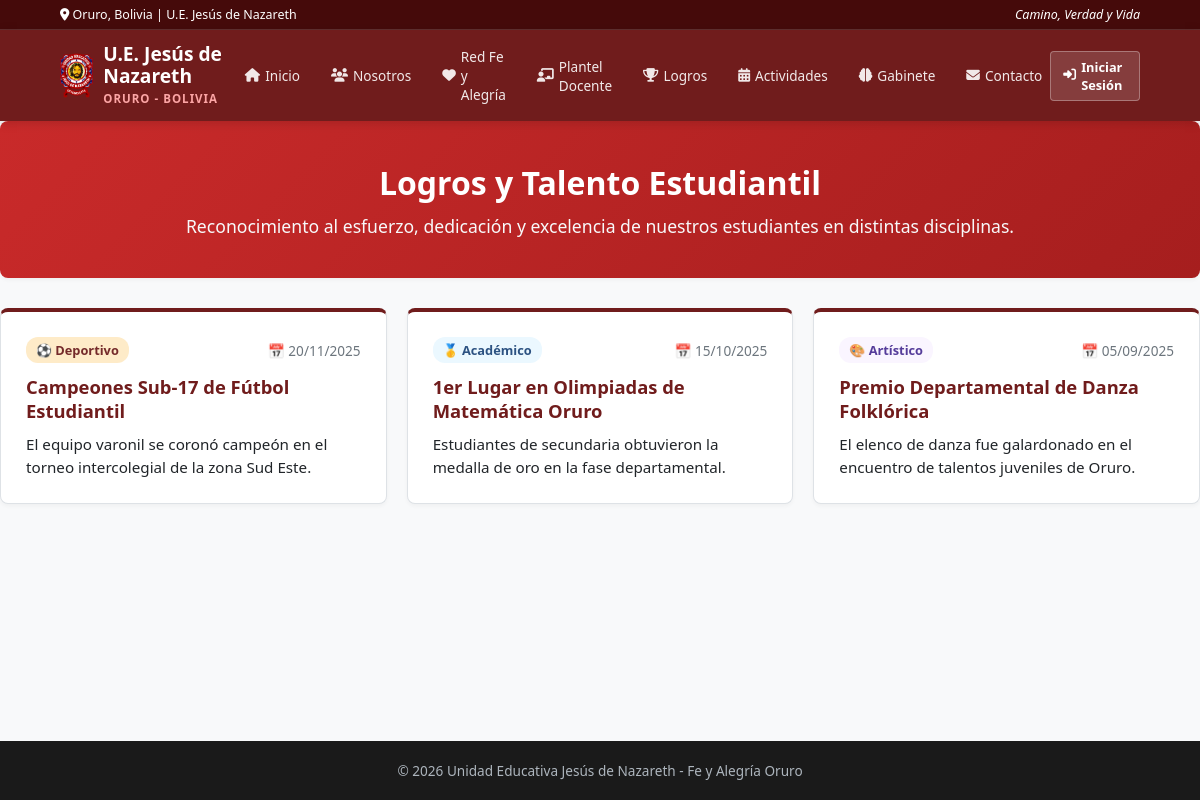
Page /public/logros.php on the committed database.
### tables this page shows
CREATE TABLE IF NOT EXISTS logros (
    id_logro INT AUTO_INCREMENT PRIMARY KEY,
    titulo VARCHAR(150) NOT NULL,
    descripcion TEXT NOT NULL,
    categoria ENUM('Deportivo', 'Académico', 'Artístico') NOT NULL,
    fecha DATE NOT NULL,
    destacado TINYINT(1) DEFAULT 1
);

### public/logros.php (the view)
<?php
$ruta_base = "../";
require_once "../includes/conexion.php";
require_once "../includes/header.php";
$sql_logros = "SELECT * FROM logros ORDER BY fecha DESC";
$res_logros = mysqli_query($conexion, $sql_logros);
?>
<div class="card hero-section" style="text-align: center; margin-bottom: 30px;">
    <h1>Logros y Talento Estudiantil</h1>
    <p>Reconocimiento al esfuerzo, dedicación y excelencia de nuestros estudiantes en distintas disciplinas.</p>
</div>
<div style="display: grid; grid-template-columns: repeat(auto-fill, minmax(300px, 1fr)); gap: 20px; margin-bottom: 30px;">
    <?php if ($res_logros && mysqli_num_rows($res_logros) > 0): ?>
        <?php while ($logro = mysqli_fetch_assoc($res_logros)): ?>
            <?php
                $badge_bg = '#edf2f7';
                $badge_color = 'var(--text-main)';
                $icono = '🏆';
                if ($logro['categoria'] === 'Deportivo') {
                    $badge_bg = '#feebc8';
                    $badge_color = '#742a2a';
                    $icono = '⚽';
                } elseif ($logro['categoria'] === 'Académico') {
                    $badge_bg = '#ebf8ff';
                    $badge_color = '#2c5282';
                    $icono = '🥇';
                } elseif ($logro['categoria'] === 'Artístico') {
                    $badge_bg = '#faf5ff';
                    $badge_color = '#553c9a';
                    $icono = '🎨';
                }
            ?>
            <div class="card" style="display: flex; flex-direction: column; justify-content: space-between; border-top: 4px solid var(--primary);">
                <div>
                    <div style="display: flex; justify-content: space-between; align-items: center; margin-bottom: 12px;">
                        <span style="background-color: <?php echo $badge_bg; ?>; color: <?php echo $badge_color; ?>; padding: 4px 10px; border-radius: 12px; font-size: 0.8rem; font-weight: 600;">
                            <?php echo $icono . ' ' . $logro['categoria']; ?>
                        </span>
                        <span style="font-size: 0.85rem; color: var(--text-muted);">
                            📅 <?php echo date("d/m/Y", strtotime($logro['fecha'])); ?>
                        </span>
                    </div>
                    <h3 style="color: var(--primary); font-size: 1.15rem; margin-bottom: 10px; line-height: 1.3;">
                        <?php echo $logro['titulo']; ?>
                    </h3>
                    <p style="color: var(--text-main); font-size: 0.95rem; line-height: 1.5;">
                        <?php echo $logro['descripcion']; ?>
                    </p>
                </div>
            </div>
        <?php endwhile; ?>
    <?php else: ?>
        <div class="card" style="grid-column: 1 / -1; text-align: center; color: var(--text-muted);">
            <p>No hay logros registrados en este momento.</p>
        </div>
    <?php endif; ?>
</div>
<?php require_once "../includes/footer.php"; ?>

### includes/header.php (shortened to what this page needs)
<!DOCTYPE html>
<html lang="es">
<head>
    <link rel="stylesheet" href="https://cdnjs.cloudflare.com/ajax/libs/font-awesome/6.4.0/css/all.min.css">
    <link rel="stylesheet" href="<?php echo $ruta_base; ?>assets/css/styles.css">
</head>
<body>
<div class="top-bar">
    <span><i class="fa-solid fa-location-dot"></i> Oruro, Bolivia | U.E. Jesús de Nazareth</span>
    <span>
        <?php
        if (isset($_SESSION['nombre_completo'])) {
            echo "Bienvenido(a), <strong>" . htmlspecialchars($_SESSION['nombre_completo']) . "</strong>";
        } elseif (isset($_SESSION['nombre'])) {
            echo "Bienvenido(a), <strong>" . htmlspecialchars($_SESSION['nombre']) . "</strong>";
        } else {
            echo "<i>Camino, Verdad y Vida</i>";
        }
        ?>
    </span>
</div>
<nav class="main-nav">
<a href="<?php echo $ruta_base; ?>index.php" class="logo-container" style="display: flex; align-items: center; gap: 12px; text-decoration: none;">
    <img src="<?php echo $ruta_base; ?>assets/img/image.png"
         alt="Escudo U.E. Jesús de Nazareth"
         style="height: 45px; width: auto; object-fit: contain;"
         onerror="this.style.display='none'">
    <div class="logo-text">
        <span style="font-weight: 800; font-size: 1.2rem; color: #ffffff; display: block; line-height: 1.1;">
            U.E. Jesús de Nazareth
        </span>
        <small style="font-size: 0.72rem; color: #fca5a5; letter-spacing: 1px; font-weight: 600;">
            ORURO - BOLIVIA
        </small>
    </div>
</a>
    <ul class="nav-links">
        <li><a href="<?php echo $ruta_base; ?>index.php"><i class="fa-solid fa-house"></i> Inicio</a></li>
        <li><a href="<?php echo $ruta_base; ?>public/nosotros.php"><i class="fa-solid fa-users"></i> Nosotros</a></li>
        <li><a href="<?php echo $ruta_base; ?>public/red-feyalegria.php"><i class="fa-solid fa-heart"></i> Red Fe y Alegría</a></li>
        <li><a href="<?php echo $ruta_base; ?>public/docentes.php"><i class="fa-solid fa-chalkboard-user"></i> Plantel Docente</a></li>
        <li><a href="<?php echo $ruta_base; ?>public/logros.php"><i class="fa-solid fa-trophy"></i> Logros</a></li>
        <li><a href="<?php echo $ruta_base; ?>public/actividades.php"><i class="fa-solid fa-calendar-days"></i> Actividades</a></li>
        <li><a href="<?php echo $ruta_base; ?>public/gabinete-psicologico.php"><i class="fa-solid fa-brain"></i> Gabinete</a></li>
        <li><a href="<?php echo $ruta_base; ?>public/contacto.php"><i class="fa-solid fa-envelope"></i> Contacto</a></li>
    </ul>
    <div class="nav-buttons">
        <?php if (isset($_SESSION['rol'])): ?>
            <?php if ($_SESSION['rol'] === 'administrador'): ?>
                <a href="<?php echo $ruta_base; ?>admin/dashboard.php" class="btn-nav btn-panel"><i class="fa-solid fa-user-shield"></i> Panel Admin</a>
            <?php elseif ($_SESSION['rol'] === 'docente'): ?>
                <a href="<?php echo $ruta_base; ?>tutor/dashboard.php" class="btn-nav btn-panel"><i class="fa-solid fa-chalkboard-user"></i> Panel Docente</a>
            <?php elseif ($_SESSION['rol'] === 'estudiante'): ?>
                <a href="<?php echo $ruta_base; ?>estudiante/dashboard.php" class="btn-nav btn-panel"><i class="fa-solid fa-user-graduate"></i> Panel Estudiante</a>
            <?php elseif ($_SESSION['rol'] === 'padre'): ?>
                <a href="<?php echo $ruta_base; ?>padres/dashboard.php" class="btn-nav btn-panel"><i class="fa-solid fa-users"></i> Panel Familia</a>
            <?php endif; ?>
            <a href="<?php echo $ruta_base; ?>auth/logout.php" class="btn-nav btn-logout"><i class="fa-solid fa-right-from-bracket"></i> Cerrar Sesión</a>
        <?php else: ?>
            <a href="<?php echo $ruta_base; ?>auth/login.php" class="btn-nav btn-panel"><i class="fa-solid fa-right-to-bracket"></i> Iniciar Sesión</a>
        <?php endif; ?>
    </div>
</nav>

### includes/footer.php (shortened to what this page needs)
    <footer class="main-footer">
        <p>&copy; <?php echo date('Y'); ?> Unidad Educativa Jesús de Nazareth - Fe y Alegría Oruro</p>
    </footer>
</body>
</html>

### assets/css/styles.css (style rules this page uses)
:root { --primary: #c92a2a; --primary-hover: #a61e1e; --accent: #e03131; --bg-color: #f8f9fa; --card-bg: #ffffff; --text-main: #212529; --text-muted: #6c757d; --border: #dee2e6; --danger: #c92a2a; --success: #2b8a3e; }
* { margin: 0; padding: 0; box-sizing: border-box; font-family: 'Segoe UI', system-ui, -apple-system, sans-serif; }
body { background-color: var(--bg-color); color: var(--text-main); display: flex; flex-direction: column; min-height: 100vh; }
.top-bar { background-color: #8c1d1d; color: #f8f9fa; font-size: 0.85rem; padding: 8px 0; border-bottom: 1px solid rgba(255, 255, 255, 0.15); }
.nav-links { list-style: none; display: flex; gap: 8px; align-items: center; }
.nav-links a { color: #ffffff; text-decoration: none; font-size: 0.9rem; padding: 8px 12px; border-radius: 6px; transition: all 0.2s ease; }
.btn-panel { background-color: rgba(0, 0, 0, 0.2) !important; color: white !important; font-weight: 600; }
.card { background: var(--card-bg); padding: 25px; border-radius: 8px; border: 1px solid var(--border); box-shadow: 0 2px 4px rgba(0, 0, 0, 0.04); margin-bottom: 20px; }
.hero-section { background: linear-gradient(135deg, #c92a2a 0%, #a61e1e 100%); color: white; border: none; padding: 40px 30px; }
.hero-section h1 { font-size: 2rem; margin-bottom: 10px; color: white; }
.hero-section p { color: #f8f9fa; font-size: 1.1rem; }
.main-footer { background-color: #1a1a1a; color: #adb5bd; text-align: center; padding: 20px 0; font-size: 0.85rem; margin-top: auto; }
.fade-in-element { opacity: 0; transform: translateY(20px); transition: opacity 0.6s ease-out, transform 0.6s ease-out; }
.fade-in-element.visible { opacity: 1; transform: translateY(0); }

### includes/header.php (style rules this page uses)
:root { --primary-dark: #450a0a; --primary: #701c1c; --primary-light: #b91c1c; }
.top-bar { background-color: var(--primary-dark) !important; color: #ffffff !important; padding: 6px 5% !important; font-size: 0.78rem !important; display: flex !important; justify-content: space-between !important; align-items: center !important; }
.main-nav { background-color: var(--primary) !important; padding: 12px 5% !important; display: flex !important; justify-content: space-between !important; align-items: center !important; position: sticky !important; top: 0 !important; z-index: 1000 !important; box-shadow: 0 2px 10px rgba(0,0,0,0.15) !important; }
.logo-container { display: flex !important; align-items: center !important; gap: 10px !important; color: #ffffff !important; text-decoration: none !important; }
.nav-links { display: flex !important; gap: 15px !important; list-style: none !important; margin: 0 !important; padding: 0 !important; align-items: center !important; }
.nav-links a { color: #ffffff !important; text-decoration: none !important; font-size: 0.85rem !important; display: flex !important; align-items: center !important; gap: 5px !important; opacity: 0.9 !important; padding: 5px 8px !important; border-radius: 4px !important; transition: all 0.2s ease !important; }
.nav-buttons { display: flex !important; gap: 8px !important; align-items: center !important; }
.btn-nav { padding: 6px 12px !important; border-radius: 4px !important; text-decoration: none !important; font-size: 0.8rem !important; font-weight: bold !important; display: inline-flex !important; align-items: center !important; gap: 5px !important; }
.btn-panel { background: rgba(255,255,255,0.15) !important; color: #ffffff !important; border: 1px solid rgba(255,255,255,0.3) !important; }

### rows in the picture
logros: categoria "⚽", categoria "Deportivo", fecha "20/11/2025", titulo "Campeones Sub-17 de Fútbol Estudiantil", descripcion "El equipo varonil se coronó campeón en el torneo intercolegial de la zona Sud Este."
logros: categoria "🥇", categoria "Académico", fecha "15/10/2025", titulo "1er Lugar en Olimpiadas de Matemática Oruro", descripcion "Estudiantes de secundaria obtuvieron la medalla de oro en la fase departamental."
logros: categoria "🎨", categoria "Artístico", fecha "05/09/2025", titulo "Premio Departamental de Danza Folklórica", descripcion "El elenco de danza fue galardonado en el encuentro de talentos juveniles de Oruro."
